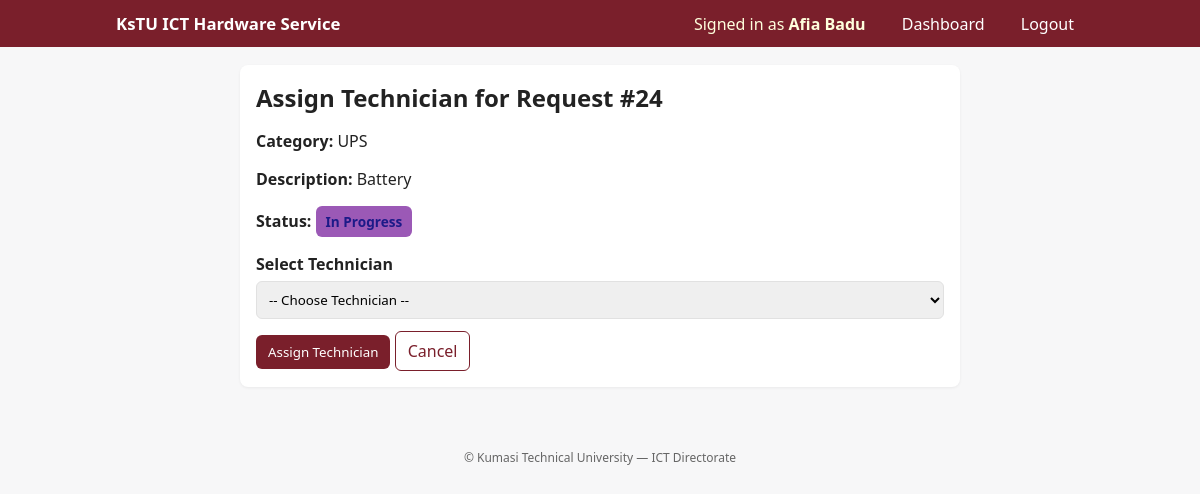
Screenshot of /assign_technician/24/ (signed in) with the database file from the repository.
### hardware/models.py (models this page shows, shortened)
class ServiceRequest(models.Model):
    CATEGORY_CHOICES = [
        ('Desktop', 'Desktop'),
        ('Laptop', 'Laptop'),
        ('Printer', 'Printer'),
        ('Photocopier', 'Photocopier'),
        ('UPS', 'UPS'),
        ('Other', 'Other'),
    ]
    STATUS_CHOICES = [
        ('Pending', 'Pending'),
        ('Assigned', 'Assigned'),
        ('In Progress', 'In Progress'),
        ('Completed', 'Completed'),
    ]
    staff = models.ForeignKey(User, on_delete=models.CASCADE, related_name='staff_requests')
    category = models.CharField(max_length=50, choices=CATEGORY_CHOICES)
    description = models.TextField()
    date_requested = models.DateTimeField(auto_now_add=True)
    status = models.CharField(max_length=20, choices=STATUS_CHOICES, default='Pending')
    assigned_to = models.ForeignKey(Technician, on_delete=models.SET_NULL, null=True, blank=True)

### hardware/views.py (the view, shortened to what this page needs)
# urls.py: path('assign_technician/<int:pk>/', views.assign_technician, name='assign_technician'),
@login_required
def assign_technician(request, pk):
    req = get_object_or_404(ServiceRequest, pk=pk)
    technicians = Technician.objects.select_related('user').all()
    return render(request, 'assign_technician.html', {'req': req, 'technicians': technicians})

### hardware/models.py (called while the page is built)
    def __str__(self):
        full_name = getattr(self.user, 'fullname', None)
        if not full_name:
            full_name = f"{self.user.first_name} {self.user.last_name}".strip()
        if not full_name:
            full_name = self.user.username  # usually email
        return full_name

### hardware/templates/assign_technician.html (shortened to what this page needs)
{% extends "base.html" %}
{% block content %}
<section class="card narrow">
  <h2>Assign Technician for Request #{{ req.id }}</h2>
  <p><strong>Category:</strong> {{ req.category }}</p>
  <p><strong>Description:</strong> {{ req.description }}</p>
  <p><strong>Status:</strong> <span class="status {{ req.status|lower|slugify }}">{{ req.status }}</span></p>
  <form method="post">
    <label for="technician">Select Technician</label>
    <select name="technician" id="technician" required>
      <option value="">-- Choose Technician --</option>
    </select>
    <div class="form-actions">
      <button class="btn" type="submit">Assign Technician</button>
      <a href="{% url 'ict_officer_dashboard' %}" class="btn ghost">Cancel</a>
    </div>
  </form>
</section>
{% endblock %}

### hardware/templates/base.html (shortened to what this page needs)
{% load static %}
<!DOCTYPE html>
<html lang="en">
<head>
  <link rel="stylesheet" href="{% static 'css/styles.css' %}">
</head>
<body>
  <header class="site-header">
    <div class="container header-inner">
      <div class="logo">
        <a href="{% url 'dashboard' %}">KsTU ICT Hardware Service</a>
      </div>
      <nav class="main-nav">
        {% if user.is_authenticated %}
          <span class="user-info">Signed in as <strong>{{ user.get_full_name|default:user.username }}</strong></span>
          <a class="nav-btn" href="{% url 'dashboard' %}">Dashboard</a>
          <a class="nav-btn" href="{% url 'logout' %}">Logout</a>
        {% else %}
          <a class="nav-btn" href="{% url 'login' %}">Login</a>
        {% endif %}
      </nav>
    </div>
  </header>
<main class="container">
  {% block content %}{% endblock %}
</main>
  <footer class="site-footer">
    <div class="container">
      <small>© {{ now.year }} Kumasi Technical University — ICT Directorate</small>
    </div>
  </footer>
</body>
</html>

### hardware/static/css/styles.css (style rules this page uses)
:root { --brand:#7a1f2b; --accent:#d4a017; --muted:#666; --bg:#f7f7f8; --card:#ffffff; }
* { box-sizing:border-box;font-family:system-ui,-apple-system,Segoe UI,Roboto,"Helvetica Neue",Arial; }
body { margin:0;background:var(--bg);color:#222 }
.container { max-width:1000px;margin:18px auto;padding:0 16px }
.site-header { background:var(--brand);color:white;padding:12px 0 }
.header-inner { display:flex;justify-content:space-between;align-items:center;max-width:1000px;margin:0 auto;padding:0 16px }
.logo a { color:white;text-decoration:none;font-weight:700;font-size:1.05rem }
.main-nav .nav-btn { color:white;margin-left:12px;text-decoration:none;background:transparent;padding:6px 10px;border-radius:6px }
.user-info { margin-right:10px;color:#ffd }
.site-footer { padding:14px 0;text-align:center;color:var(--muted);font-size:.9rem;margin-top:28px }
.card { background:var(--card);padding:16px;border-radius:8px;box-shadow:0 1px 3px rgba(0,0,0,0.06);margin-bottom:16px }
.narrow { max-width:720px;margin:16px auto }
h2,h3 { margin:0 0 12px 0 }
label { display:block;margin:8px 0 6px;font-weight:600 }
input[type="text"],input[type="password"],select,textarea { width:100%;padding:8px;border:1px solid #e1e1e1;border-radius:6px }
.btn { display:inline-block;background:var(--brand);color:white;padding:8px 12px;border-radius:6px;text-decoration:none;border:none;cursor:pointer }
.btn.ghost { background:white;color:var(--brand);border:1px solid var(--brand) }
.form-actions { margin-top:12px }
.status { display: inline-block; padding: 6px 10px; border-radius: 6px; font-size: .85rem; font-weight: 600; color: #fff; text-transform: capitalize; }
.status.in-progress { background: #9b59b6; color: #1c1a88; }
.status.in-progress { animation: pulse 2s infinite; }

### rows the page displays
ServiceRequest: id "24", category "UPS", description "Battery", status "In Progress"

### other values shown
{{ user.get_full_name|default:user.username }} "Afia Badu"
